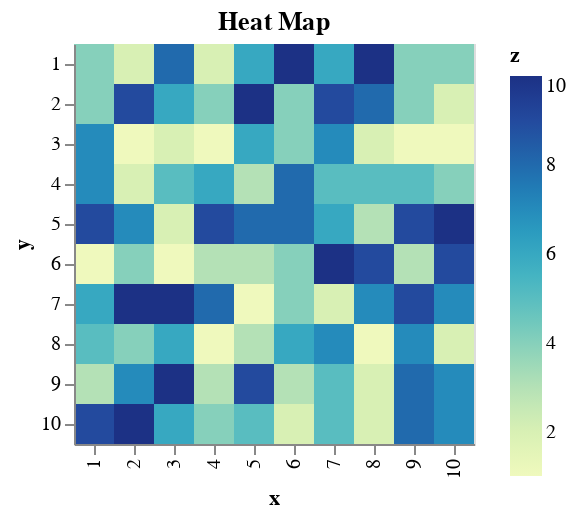

Here is the notebook cell this chart was saved with:
### Code cell
# Heatmap
alt.Chart(heat_df).mark_rect().encode(
x="x:O", y="y:O", color="z:Q").properties(title="Heat Map")

### Figure 1 — Vega-Lite specification as saved in the notebook (floating-point values rounded to 4 significant figures; data arrays with more than 128 entries replaced by an {"elided": "..."} marker saying what was removed)
{"config": {"view": {"continuousWidth": 400, "continuousHeight": 300}}, "data": {"name": "data-d3ebe2f243d5d1545eec1b94aa6c8dc5"}, "mark": "rect", "encoding": {"color": {"field": "z", "type": "quantitative"}, "x": {"field": "x", "type": "ordinal"}, "y": {"field": "y", "type": "ordinal"}}, "title": "Heat Map", "$schema": "https://vega.github.io/schema/vega-lite/v4.17.0.json", "datasets": {"data-d3ebe2f243d5d1545eec1b94aa6c8dc5": {"elided": "1000 records"}}}
